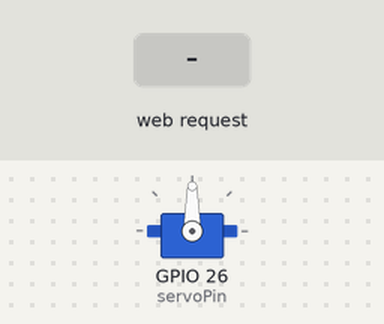
Bench run of a sketch on a simulated ESP32. Shown: servo. The test bench sets the inputs (shaded band). WiFi joins after 1.5 s; servers stay silent unless stated; what the sketch prints to the serial monitor is not drawn.

Above: at 3.2 s.
3.3 s: HTTP request GET /TUTUP received
At 4.5 s:
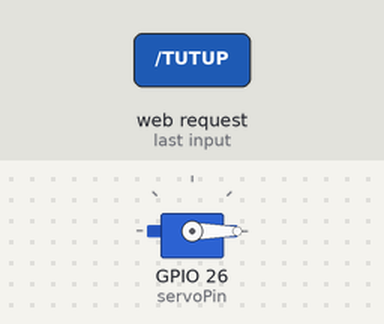
4.8 s: HTTP request GET /BUKA received
At 5.6 s:
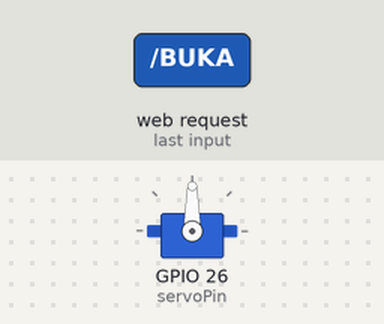
Timing chart, 0 to 7.8 s (numbered marks = the images above; inputs shaded):
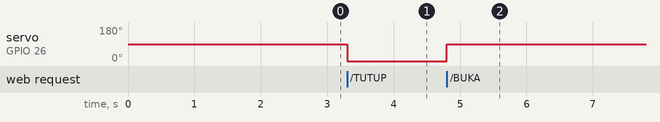

The sketch:

kontrol_servo_wbs.ino
```cpp
#include <WiFi.h>
#include <ESP32Servo.h>

const char* ssid = "Ganti ssid wifi kamu";
const char* password = "ganti password wifi kamu";

WiFiServer server(80);
Servo myServo;

const int servoPin = 26; ///// ganti pin bebas
String header;

void setup() {
  Serial.begin(115200);

  myServo.setPeriodHertz(50);      // 50 Hz untuk servo analog
  myServo.attach(servoPin, 500, 2400); // Rentang PWM (0–180 derajat)

  WiFi.begin(ssid, password);
  Serial.print("Connecting to WiFi...");
  while (WiFi.status() != WL_CONNECTED) {
    delay(1000);
    Serial.print(".");
  }

  Serial.println("\nWiFi connected.");
  Serial.println("IP address: " + WiFi.localIP().toString());

  server.begin();
}

void loop() {
  WiFiClient client = server.available();
  if (client) {
    Serial.println("New Client.");
    String currentLine = "";
    while (client.connected()) {
      if (client.available()) {
        char c = client.read();
        header += c;

        if (c == '\n') {
          // HTTP Response
          client.println("HTTP/1.1 200 OK");
          client.println("Content-type:text/html");
          client.println("Connection: close");
          client.println();

          // Kontrol servo
          if (header.indexOf("GET /BUKA") >= 0) {
            myServo.write(90); // Buka
          } else if (header.indexOf("GET /TUTUP") >= 0) {
            myServo.write(0);  // Tutup
          }

          // HTML dan CSS
          client.println(R"rawliteral(
<!DOCTYPE html>
<html>
<head>
  <title>Kontrol Servo ESP32</title>
  <meta name="viewport" content="width=device-width, initial-scale=1">
  <style>
    body {
      font-family: Arial;
      text-align: center;
      margin-top: 50px;
      background: #f7f7f7;
    }
    h1 {
      color: #444;
    }
    .button {
      padding: 16px 40px;
      font-size: 20px;
      margin: 10px;
      border: none;
      border-radius: 10px;
      cursor: pointer;
    }
    .open {
      background-color: #4CAF50;
      color: white;
    }
    .close {
      background-color: #FF5722;
      color: white;
    }
  </style>
</head>
<body>
  <h1>Kontrol Servo ESP32</h1>
  <a href="/BUKA"><button class="button open">BUKA</button></a>
  <a href="/TUTUP"><button class="button close">TUTUP</button></a>
</body>
</html>
)rawliteral");

          client.println();
          break;
        }
      }
    }
    header = "";
    client.stop();
    Serial.println("Client disconnected.");
  }
}
```

Measured:
- after the input at 3.3 s, servo on GPIO 26 (servoPin): 90° → 0° at once
- after the input at 4.8 s, servo on GPIO 26 (servoPin): 0° → 90° at once
